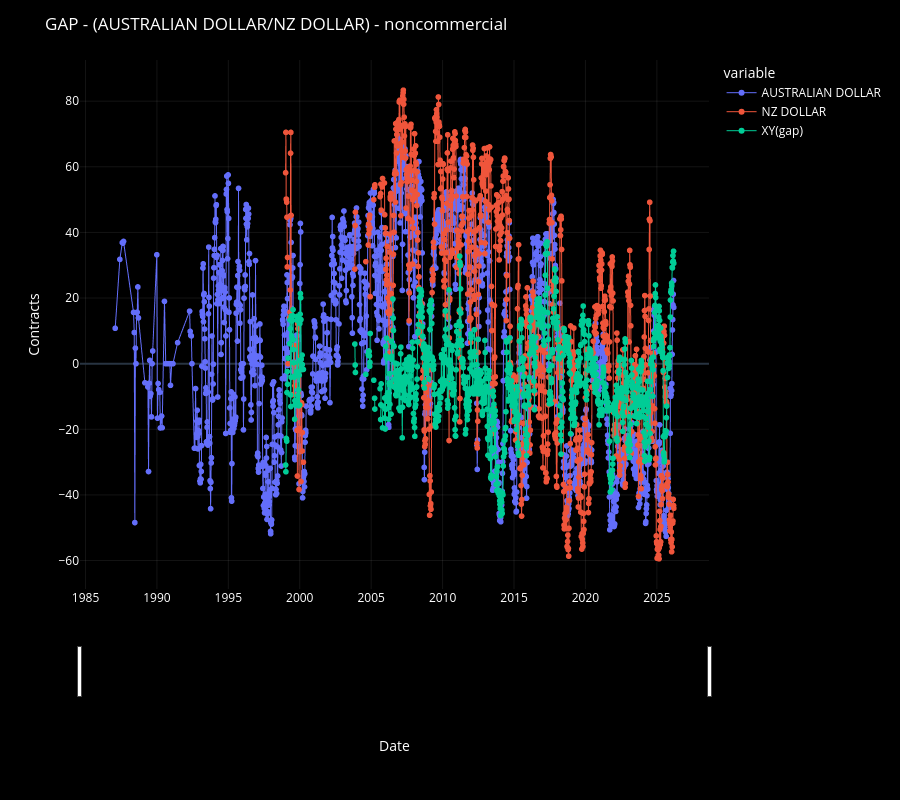

This figure's notebook cell:
### Code cell
plot_df_chart(
    df,
    chart_title=f"GAP - ({PAIR[0]}/{PAIR[1]}) - {PARTICIPANT}",
)

### Figure 1 — Plotly figure (JSON) as saved in the notebook; plotly's stock layout.template omitted (floating-point values rounded to 4 significant figures; data arrays with more than 128 entries replaced by an {"elided": "..."} marker saying what was removed)
{"data": [{"hovertemplate": "<b>%{fullData.name}</b><br>%{y:.2f}<extra></extra>", "legendgroup": "AUSTRALIAN DOLLAR", "line": {"color": "#636efa", "dash": "solid", "width": 1}, "marker": {"symbol": "circle"}, "mode": "lines+markers", "name": "AUSTRALIAN DOLLAR", "showlegend": true, "type": "scattergl", "x": {"elided": "1771 str values"}, "xaxis": "x", "y": {"elided": "1771 float values"}, "yaxis": "y"}, {"hovertemplate": "<b>%{fullData.name}</b><br>%{y:.2f}<extra></extra>", "legendgroup": "NZ DOLLAR", "line": {"color": "#EF553B", "dash": "solid", "width": 1}, "marker": {"symbol": "circle"}, "mode": "lines+markers", "name": "NZ DOLLAR", "showlegend": true, "type": "scattergl", "x": {"elided": "1771 str values"}, "xaxis": "x", "y": {"elided": "1771 float values"}, "yaxis": "y"}, {"hovertemplate": "<b>%{fullData.name}</b><br>%{y:.2f}<extra></extra>", "legendgroup": "XY(gap)", "line": {"color": "#00cc96", "dash": "solid", "width": 1}, "marker": {"symbol": "circle"}, "mode": "lines+markers", "name": "XY(gap)", "showlegend": true, "type": "scattergl", "x": {"elided": "1771 str values"}, "xaxis": "x", "y": {"elided": "1771 float values"}, "yaxis": "y"}], "layout": {"dragmode": "zoom", "font": {"color": "white", "size": 12}, "height": 800, "legend": {"bgcolor": "rgba(0,0,0,0)", "itemclick": "toggle", "itemdoubleclick": "toggleothers", "title": {"text": "variable"}, "tracegroupgap": 0}, "margin": {"t": 60}, "paper_bgcolor": "black", "plot_bgcolor": "black", "title": {"text": "GAP - (AUSTRALIAN DOLLAR/NZ DOLLAR) - noncommercial"}, "xaxis": {"anchor": "y", "domain": [0, 1], "gridcolor": "rgba(255,255,255,0.08)", "rangeslider": {"visible": true}, "showgrid": true, "title": {"text": "Date"}}, "yaxis": {"anchor": "x", "domain": [0, 1], "fixedrange": false, "gridcolor": "rgba(255,255,255,0.08)", "showgrid": true, "title": {"text": "Contracts"}}}}
